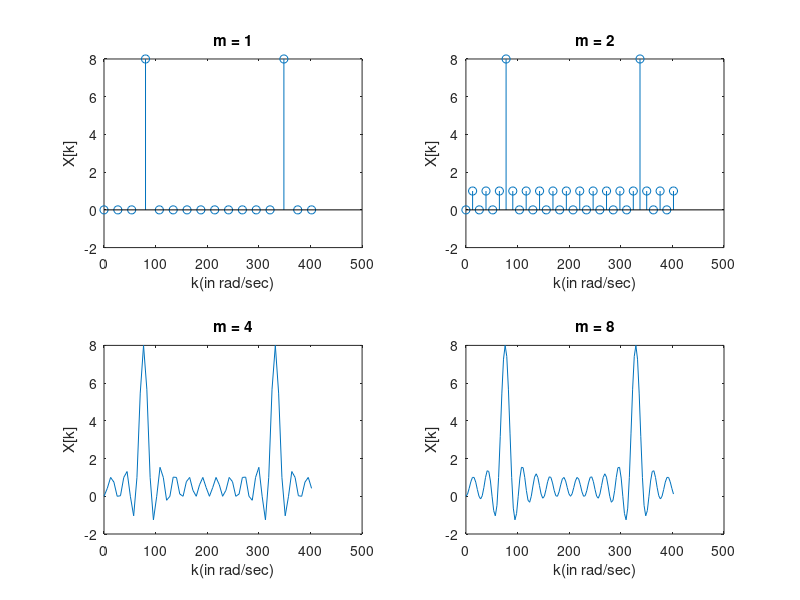
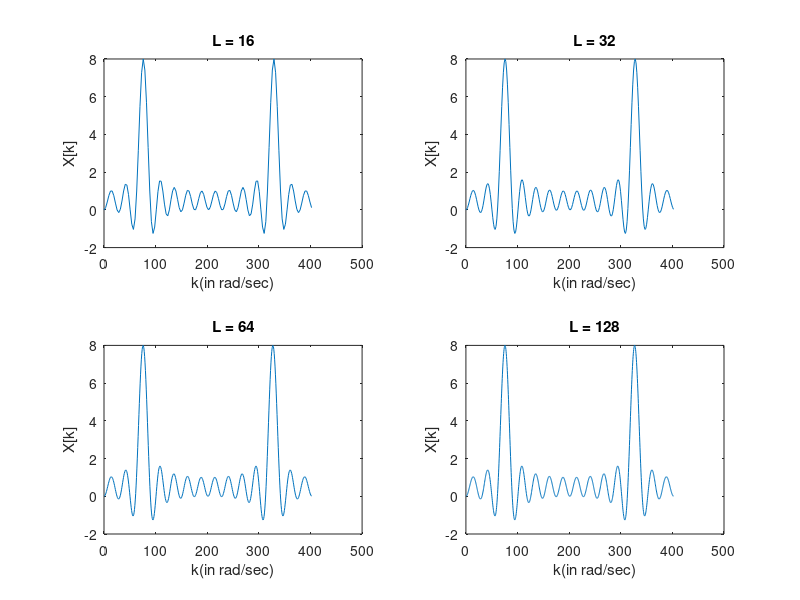
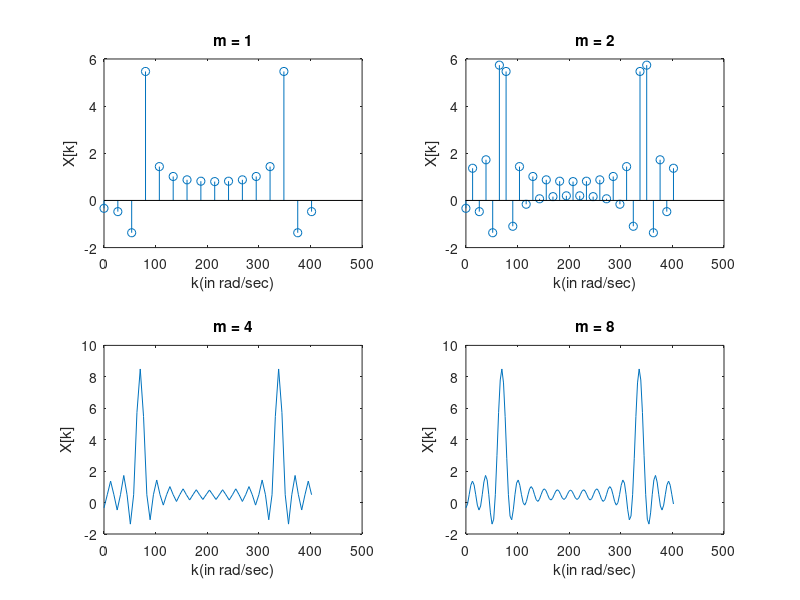
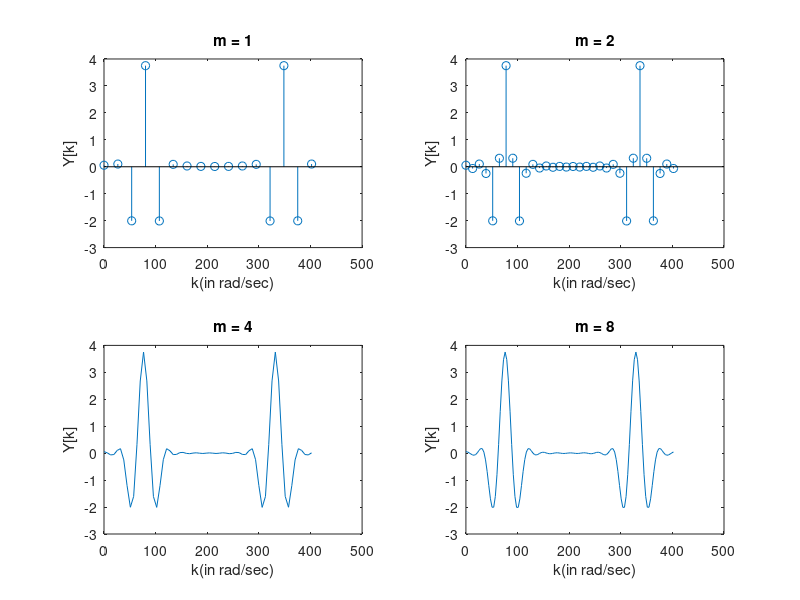

These charts were generated, in order, by the following MATLAB code: (Note: this script raises an error after producing the figures.)
% part-e
% Increasing the vaule of m, adds more resolution to the plots.
figure; 
f0 = 12;
fs = 64;
L = 16;
n = (0:L-1)*1/fs; 
xn = cos(2*pi*f0*n);
m = [1 2 4 8];
N = m*L;

subplot(2,2,1)
Xk1 = fft(xn,N(1));
k1 = linspace(0,2*pi*fs,N(1));
stem(k1,Xk1);
title("m = 1");
xlabel("k(in rad/sec)");
ylabel("X[k]");

subplot(2,2,2)
Xk2 = fft(xn,N(2));
k2 = linspace(0,2*pi*fs,N(2));
stem(k2,Xk2);
title("m = 2");
xlabel("k(in rad/sec)");
ylabel("X[k]");

subplot(2,2,3)
Xk3 = fft(xn,N(3));
k3 = linspace(0,2*pi*fs,N(3));
plot(k3,Xk3);
title("m = 4");
xlabel("k(in rad/sec)");
ylabel("X[k]");

subplot(2,2,4)
Xk4 = fft(xn,N(4));
k4 = linspace(0,2*pi*fs,N(4));
plot(k4,Xk4);
title("m = 8");
xlabel("k(in rad/sec)");
ylabel("X[k]");

% part-f
% Increasing the vaule of L, does not affect the graph significantly.
figure; 
L = [16 32 64 128];
m = 8;
N = m*L;

subplot(2,2,1)
Xk1 = fft(xn,N(1));
k1 = linspace(0,2*pi*fs,N(1));
plot(k1,Xk1);
title("L = 16");
xlabel("k(in rad/sec)");
ylabel("X[k]");

subplot(2,2,2)
Xk2 = fft(xn,N(2));
k2 = linspace(0,2*pi*fs,N(2));
plot(k2,Xk2);
title("L = 32");
xlabel("k(in rad/sec)");
ylabel("X[k]");

subplot(2,2,3)
Xk3 = fft(xn,N(3));
k3 = linspace(0,2*pi*fs,N(3));
plot(k3,Xk3);
title("L = 64");
xlabel("k(in rad/sec)");
ylabel("X[k]");

subplot(2,2,4)
Xk4 = fft(xn,N(4));
k4 = linspace(0,2*pi*fs,N(4));
plot(k4,Xk4);
title("L = 128");
xlabel("k(in rad/sec)");
ylabel("X[k]");

% part-g
% The graph of f0=11 is similar for higher values of m, but has more
% spread out frequency for lower values of m.
figure; 
f0 = 11;
xn = cos(2*pi*f0*n);
L = 16;
m = [1 2 4 8];
N = m*L;

subplot(2,2,1)
Xk1 = fft(xn,N(1));
k1 = linspace(0,2*pi*fs,N(1));
stem(k1,Xk1);
title("m = 1");
xlabel("k(in rad/sec)");
ylabel("X[k]");

subplot(2,2,2)
Xk2 = fft(xn,N(2));
k2 = linspace(0,2*pi*fs,N(2));
stem(k2,Xk2);
title("m = 2");
xlabel("k(in rad/sec)");
ylabel("X[k]");

subplot(2,2,3)
Xk3 = fft(xn,N(3));
k3 = linspace(0,2*pi*fs,N(3));
plot(k3,Xk3);
title("m = 4");
xlabel("k(in rad/sec)");
ylabel("X[k]");

subplot(2,2,4)
Xk4 = fft(xn,N(4));
k4 = linspace(0,2*pi*fs,N(4));
plot(k4,Xk4);
title("m = 8");
xlabel("k(in rad/sec)");
ylabel("X[k]");

% part-h
% the wann function removes the the spread out frequencies preserving the
% original peak frequencies. Therefore its a better method compared to
% multipling with the rectangular wave function.
figure; 
w = hann(L);
f0 = 12;
xn = cos(2*pi*f0*n);
yn = xn.*w';

subplot(2,2,1)
Yk1 = fft(yn,N(1));
stem(k1,Yk1);
title("m = 1");
xlabel("k(in rad/sec)");
ylabel("Y[k]");

subplot(2,2,2)
Yk2 = fft(yn,N(2));
stem(k2,Yk2);
title("m = 2");
xlabel("k(in rad/sec)");
ylabel("Y[k]");

subplot(2,2,3)
Yk3 = fft(yn,N(3));
plot(k3,Yk3);
title("m = 4");
xlabel("k(in rad/sec)");
ylabel("Y[k]");

subplot(2,2,4)
Yk4 = fft(yn,N(4));
plot(k4,Yk4);
title("m = 8");
xlabel("k(in rad/sec)");
ylabel("Y[k]");

% part-i
% The graph x-axis is already scaled by fs, and the values of k at the
% peaks is equal to 2*pi*f0. So f0 = k(at peak)/2*pi. Changing the value of
% N does not have any significant affect on the peaks location. The values
% obtained by the above method is 12.09 and 11.08, which is very close to 
% the actual values of f0, which is 12 and 11 in the given function.

% part j
[x,fs] = audioread('04.wav');
N = length(x);
y = fft(x,N);
k = linspace(0,2*pi*fs,N);
figure;
stem(k,abs(y));
title("DFT of audio file 04.wav");
xlabel("k(in rad/sec)");
ylabel("Y[k]");
% The 3 highest frequencies which appear(in decreasing order of magnitude) in the plot are:
% 1) 3507.71 rad/sec(558.27 Hz)
% 2) 3511.79 rad/sec(558.99 Hz)
% 3) 3515.86 rad/sec(559.57 Hz)